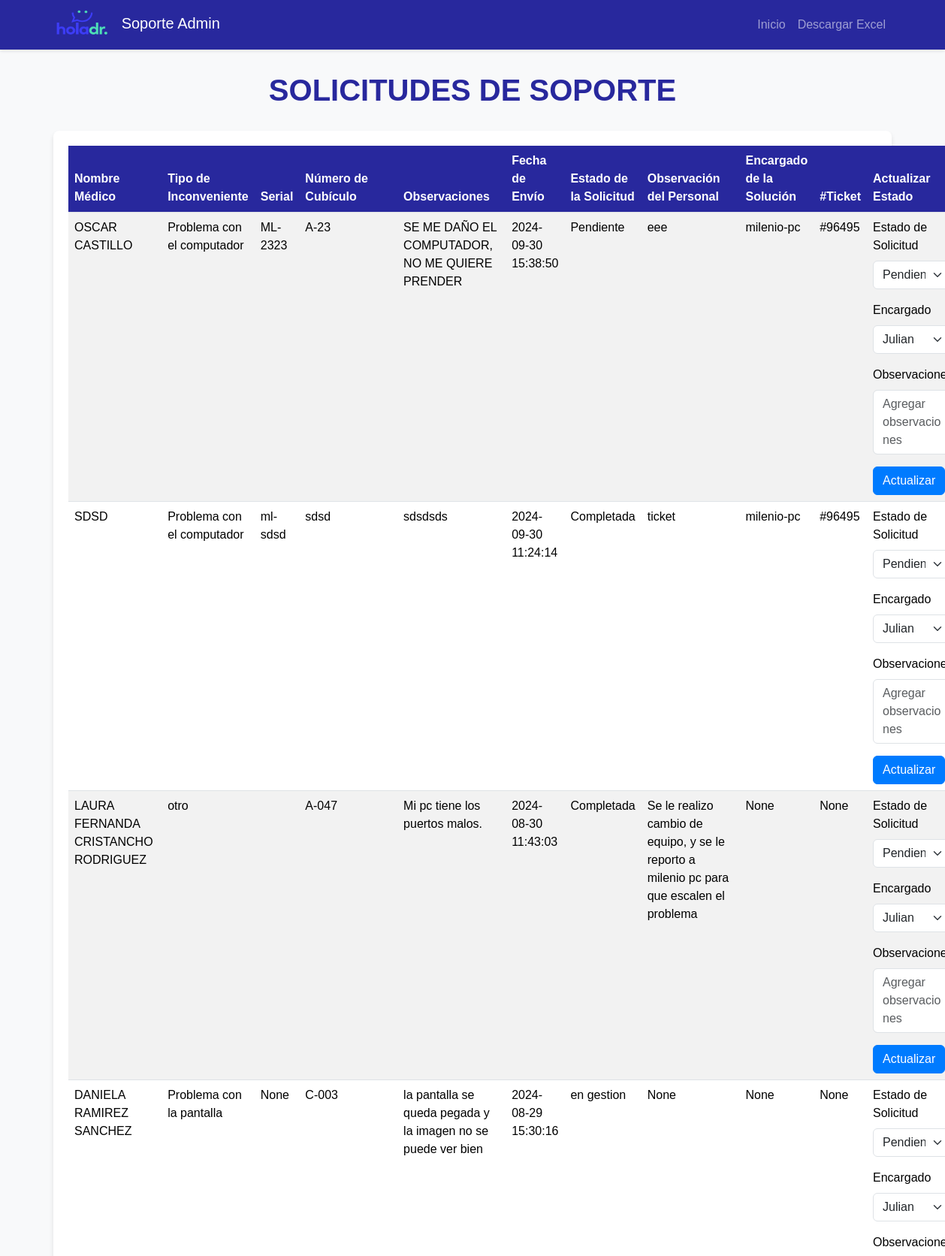
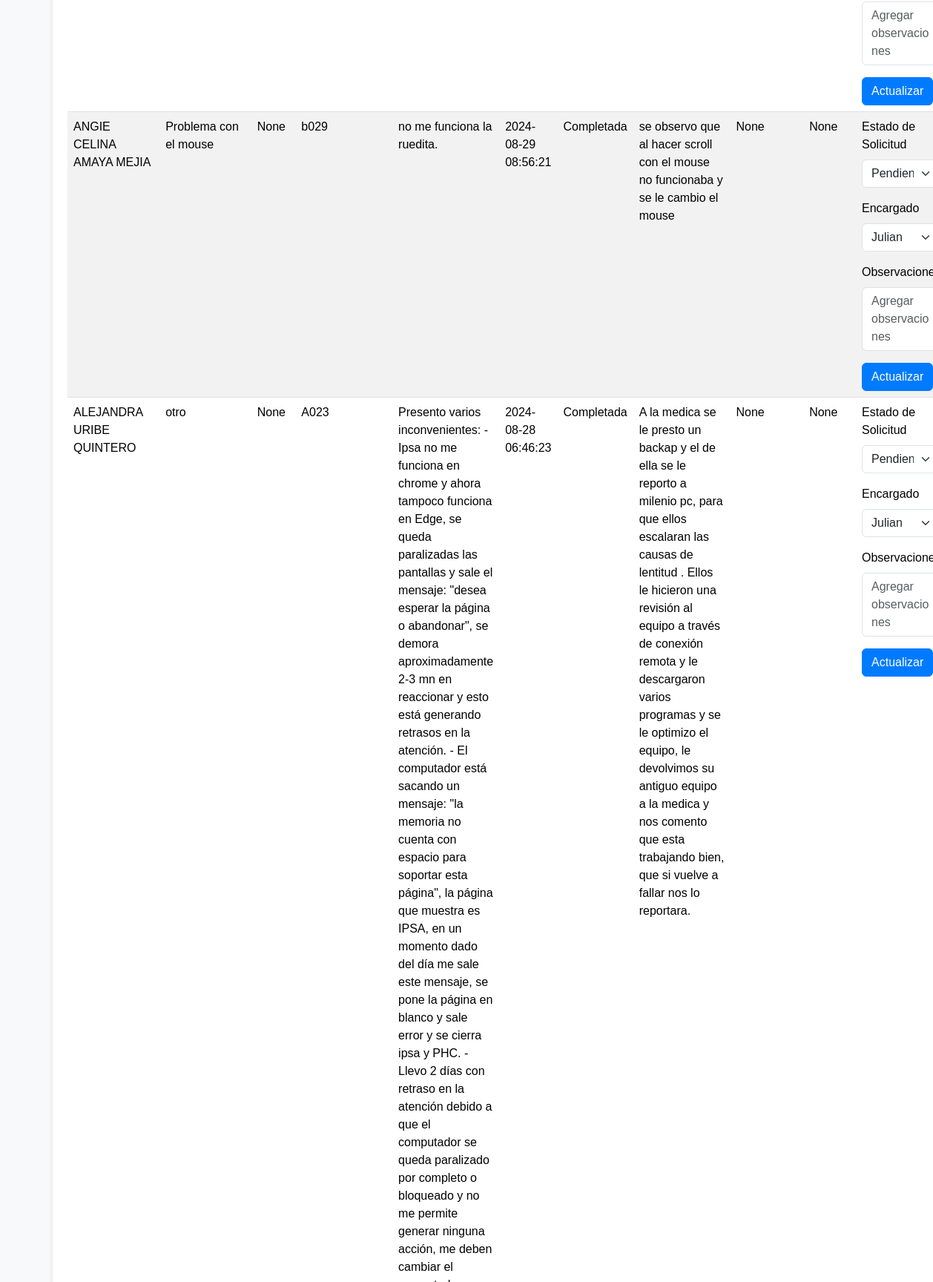
The app's page /estado_solicitud (upper part) with its own data (2 pictures, top to bottom).
### tables this page shows
CREATE TABLE "solicitar_soporte" (
	"nombres_completos"	TEXT,
	"tipo_de_inconveniente"	TEXT,
	"numero_cubiculo"	TEXT,
	"observaciones"	TEXT,
	"fecha_envio"	TEXT,
	"estado_de_solicitud"	NUMERIC,
	"observaciones2"	TEXT,
	"serial"	TEXT,
	"encargado"	TEXT,
	"ticket"	TEXT
);

### app.py (the view)
@app.route('/estado_solicitud')
def estado_solicitud1():
    conn = sqlite3.connect('registro.db')
    c = conn.cursor()
    c.execute("SELECT * FROM solicitar_soporte ORDER BY fecha_envio DESC")
    rows = c.fetchall()
    conn.close()
    return render_template('estado_solicitud.html', rows=rows)

### templates/estado_solicitud.html (shortened to what this page needs)
<!DOCTYPE html>
<html lang="es">
<head>
    <link href="https://cdn.jsdelivr.net/npm/bootstrap@5.3.3/dist/css/bootstrap.min.css" rel="stylesheet"
>
</head>
<body>
    <nav class="navbar navbar-expand-lg navbar-dark">
        <div class="container">
            <a class="navbar-brand" href="/admin">
                <img src="/static/imagenes/logo2.png" alt="Logo">
                Soporte Admin
            </a>
            <div class="collapse navbar-collapse" id="navbarNav">
                <ul class="navbar-nav ms-auto">
                    <li class="nav-item">
                        <a class="nav-link" href="/admin">Inicio</a>
                    </li>
                    <li class="nav-item">
                        <a class="nav-link" href="/exportar_a_excel3">Descargar Excel</a>
                    </li>
                </ul>
            </div>
        </div>
    </nav>
    <main class="container">
        <h1>SOLICITUDES DE SOPORTE</h1>
        <div class="table-container">
            <table class="table table-striped table-hover">
                <thead>
                    <tr>
                        <th>Nombre Médico</th>
                        <th>Tipo de Inconveniente</th>
                        <th>Serial</th>
                        <th>Número de Cubículo</th>
                        <th>Observaciones</th>
                        <th>Fecha de Envío</th>
                        <th>Estado de la Solicitud</th>
                        <th>Observación del Personal</th>
                        <th>Encargado de la Solución</th>
                        <th>#Ticket</th>
                        <th>Actualizar Estado</th>
                    </tr>
                </thead>
                <tbody>
                    {% for row in rows %}
                    <tr>
                        <td>{{ row[0] }}</td>
                        <td>{{ row[1] }}</td>
                        <td>{{ row[7] }}</td>
                        <td>{{ row[2] }}</td>
                        <td>{{ row[3] }}</td>
                        <td>{{ row[4] }}</td>
                        <td>{{ row[5] }}</td>
                        <td>{{ row[6] }}</td>
                        <td>{{ row[8] }}</td>
                        <td>{{ row[9] }}</td>
                        <td>
                            <form action="/actualizar_estado2/{{ row[4] }}" method="post">
                                <div class="mb-3">
                                    <label for="estado_de_solicitud" class="form-label">Estado de Solicitud</label>
                                    <select name="estado_de_solicitud" class="form-select">
                                        <option value="Pendiente">Pendiente</option>
                                    </select>
                                </div>
                                <div class="mb-3">
                                    <label for="encargado" class="form-label">Encargado</label>
                                    <select name="encargado" class="form-select" id="encargado"
                                        onchange="toggleTicketField()">
                                        <option value="julian">Julian</option>
                                    </select>
                                </div>
                                <div class="mb-3">
                                    <label for="observaciones2" class="form-label">Observaciones</label>
                                    <textarea name="observaciones2" class="form-control" rows="3"
                                        placeholder="Agregar observaciones"></textarea>
                                </div>
                                <button type="submit" class="btn btn-primary">Actualizar</button>
                            </form>
                        </td>
                    </tr>
                    {% endfor %}
                </tbody>
            </table>
        </div>
    </main>
</body>
</html>

### templates/estado_solicitud.html (style rules this page uses)
:root { --primary-color: #28289D; --secondary-color: #f8f9fa; --accent-color: #007bff; }
body { font-family: 'Arial', sans-serif; background-color: var(--secondary-color); }
.navbar { background-color: var(--primary-color) !important; box-shadow: 0 2px 4px rgba(0, 0, 0, 0.1); }
.navbar-brand img { height: 40px; margin-right: 10px; }
h1 { color: var(--primary-color); text-align: center; margin: 30px 0; font-weight: bold; }
.table-container { background-color: white; border-radius: 8px; box-shadow: 0 4px 6px rgba(0, 0, 0, 0.1); padding: 20px; margin-bottom: 30px; }
.table { margin-bottom: 0; }
.table th { background-color: var(--primary-color); color: white; font-weight: bold; }
.table-striped tbody tr:nth-of-type(odd) { background-color: rgba(0, 0, 0, 0.05); }
.btn-primary { background-color: var(--accent-color); border-color: var(--accent-color); }
.form-select, .form-control { margin-bottom: 10px; }

### records on screen
solicitar_soporte: nombres_completos "OSCAR CASTILLO", tipo_de_inconveniente "Problema con el computador", serial "ML-2323", numero_cubiculo "A-23", observaciones "SE ME DAÑO EL COMPUTADOR, NO ME QUIERE PRENDER", fecha_envio "2024-09-30 15:38:50", estado_de_solicitud "Pendiente", observaciones2 "eee", encargado "milenio-pc", ticket "#96495"
solicitar_soporte: nombres_completos "SDSD", tipo_de_inconveniente "Problema con el computador", serial "ml-sdsd", numero_cubiculo "sdsd", observaciones "sdsdsds", fecha_envio "2024-09-30 11:24:14", estado_de_solicitud "Completada", observaciones2 "ticket", encargado "milenio-pc", ticket "#96495"
solicitar_soporte: nombres_completos "LAURA FERNANDA CRISTANCHO RODRIGUEZ", tipo_de_inconveniente "otro", numero_cubiculo "A-047", observaciones "Mi pc tiene los puertos malos.", fecha_envio "2024-08-30 11:43:03", estado_de_solicitud "Completada", observaciones2 "Se le realizo cambio de equipo, y se le reporto a milenio pc para que escalen el problema", row "None"
solicitar_soporte: nombres_completos "DANIELA RAMIREZ SANCHEZ", tipo_de_inconveniente "Problema con la pantalla", row "None", numero_cubiculo "C-003", observaciones "la pantalla se queda pegada y la imagen no se puede ver bien", fecha_envio "2024-08-29 15:30:16", estado_de_solicitud "en gestion"
solicitar_soporte: nombres_completos "ANGIE CELINA AMAYA MEJIA", tipo_de_inconveniente "Problema con el mouse", row "None", numero_cubiculo "b029", observaciones "no me funciona la ruedita.", fecha_envio "2024-08-29 08:56:21", estado_de_solicitud "Completada", observaciones2 "se observo que al hacer scroll con el mouse no funcionaba y se le cambio el mouse"
solicitar_soporte: nombres_completos "ALEJANDRA URIBE QUINTERO", tipo_de_inconveniente "otro", row "None", numero_cubiculo "A023", fecha_envio "2024-08-28 06:46:23", estado_de_solicitud "Completada", observaciones2 "A la medica se le presto un backap y el de ella se le reporto a milenio pc, para que ellos escalaran las causas de lentitud . Ellos le hicieron una revisión al equipo a través de conexión remota y le descargaron varios programas y se le optimizo el equipo, le devolvimos su antiguo equipo a la medica y nos comento que esta trabajando bien, que si vuelve a fallar nos lo reportara."
